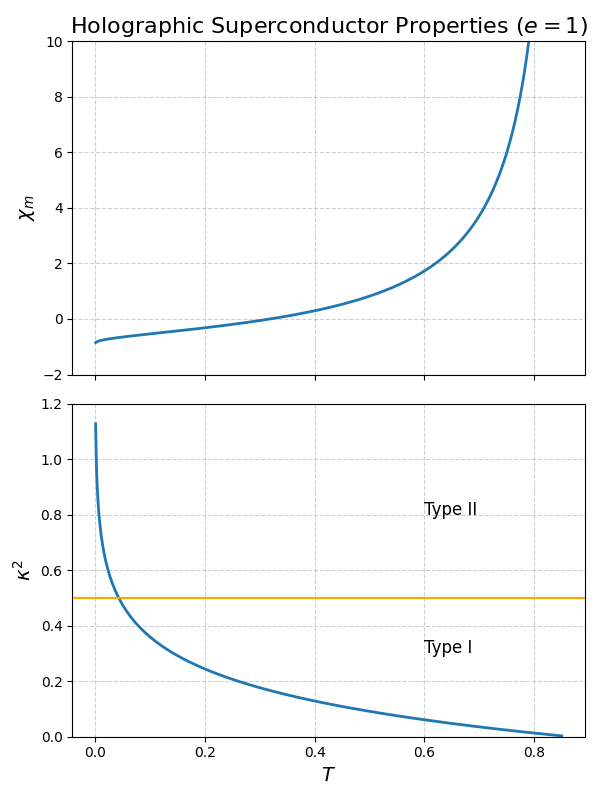

This figure's Python source:
import numpy as np
import matplotlib.pyplot as plt

# --- パラメータ設定 ---
# 論文の図1に合わせて結合定数を設定
e_sq = 1.0  # e^2 = 1.0 なので e = 1

# --- 計算式の定義 ---

def magnetic_susceptibility(T, e_sq):
    """磁化率 χ_m を計算する関数"""
    # 式 (5.6) に対応
    log_term = np.log(np.pi * T)
    numerator = e_sq * log_term
    denominator = 1 - e_sq * log_term
    return numerator / denominator

def gl_parameter_sq(T, e_sq):
    """GLパラメータ κ^2 を計算する関数"""
    # 式 (5.11) に対応
    log_term = np.log(np.pi * T)
    numerator = 1 - e_sq * log_term
    denominator = 6 * e_sq
    return numerator / denominator

# --- プロット用のデータ生成 ---
# 温度Tの範囲を設定します。
# T=0ではlogが発散し、1 - e^2*log(pi*T) = 0 となる点でχ_mが発散するため、
# その少し手前までをプロット範囲とします。
# 発散点 T = exp(1/e^2) / pi ≈ 0.865
T = np.linspace(0.001, 0.85, 600) # 0に近い点から発散点の手前まで

# 各温度でχ_mとκ^2を計算
chi_m = magnetic_susceptibility(T, e_sq)
kappa_sq = gl_parameter_sq(T, e_sq)

# --- グラフの描画 ---
# 論文の図1と同様に、2つのグラフを縦に並べて描画
fig, (ax1, ax2) = plt.subplots(2, 1, figsize=(6, 8), sharex=True)

# 上のプロット：磁化率 χ_m
ax1.plot(T, chi_m, lw=2)
ax1.set_ylabel(r'$\chi_m$', fontsize=14)
ax1.set_ylim(-2, 10) # 論文の見た目に合わせる
ax1.grid(True, linestyle='--', alpha=0.6)
ax1.set_title(r'Holographic Superconductor Properties ($e=1$)', fontsize=16)

# 下のプロット：GLパラメータ κ^2
ax2.plot(T, kappa_sq, lw=2)
# Type I / Type II の境界線を描画
ax2.axhline(y=0.5, color='orange', linestyle='-')
ax2.set_xlabel(r'$T$', fontsize=14)
ax2.set_ylabel(r'$\kappa^2$', fontsize=14)
ax2.set_ylim(0, 1.2) # 論文の見た目に合わせる
ax2.grid(True, linestyle='--', alpha=0.6)

# Type I/II のテキストを追加
ax2.text(0.6, 0.8, 'Type II', fontsize=12)
ax2.text(0.6, 0.3, 'Type I', fontsize=12)

# レイアウトを整えて表示
plt.tight_layout()
plt.show()
